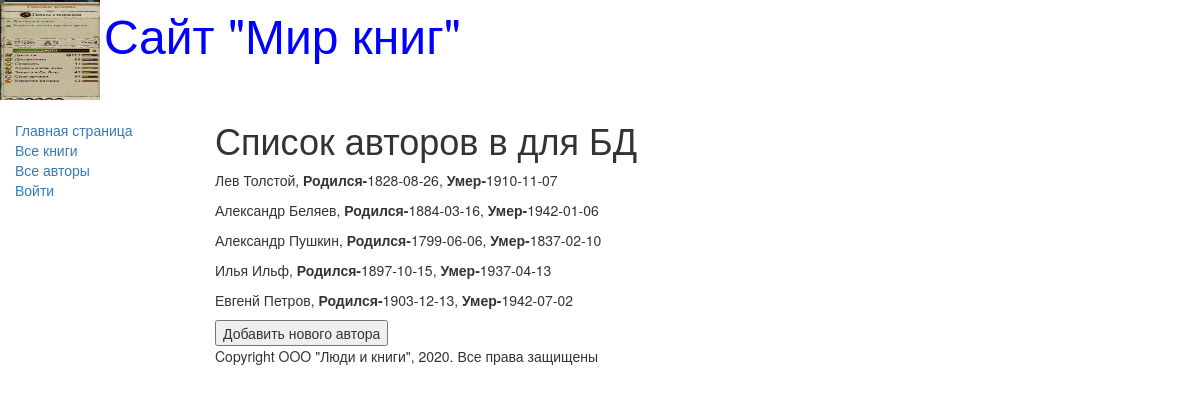
The app's page /catalog/authors/, older data.
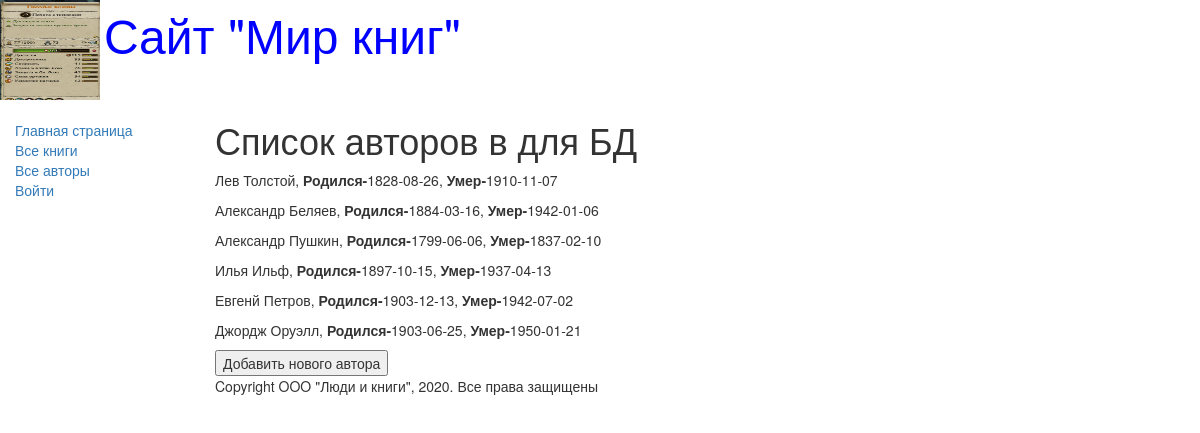
The same page, newer data.
### catalog/models.py (models this page shows, shortened)
class Author(models.Model):
    first_name = models.CharField(max_length=100,
                                  help_text="Введите имя автора",
                                  verbose_name="Имя автора")
    last_name = models.CharField(max_length=100,
                                 help_text="Введите фамилию автора",
                                 verbose_name="Фамилия автора")
    data_of_birth = models.DateField(help_text="Введите дату рождения",
                                     verbose_name='Дату рождения',
                                     null=True, blank=True)
    data_of_death = models.DateField(help_text='Введите дату смерти',
                                     verbose_name='Дата смерти',
                                     null=True, blank=True)

### catalog/views.py (the view)
# urls.py: path('authors/', AuthorListView.as_view(), name='authors'),
class AuthorListView(APIView):
    renderer_classes = [TemplateHTMLRenderer]
    template_name = 'author_list.html'
    def get(self, request: None) -> Response:
        author_list = Author.objects.all()
        return Response({'author_list': AuthorListSerializer(author_list, many=True).data})

### catalog/templates/author_list.html (shortened to what this page needs)
{% extends "base_generic.html" %}
{% block content %}
    <h1>Список авторов в для БД</h1>
    {% if author_list %}
      {% for author in author_list %}
          <p>{{ author.first_name }}  {{ author.last_name }},
                <strong>Родился-</strong>{{ author.data_of_birth }},
                <strong>Умер-</strong>{{ author.data_of_death }}</p>
      {% endfor %}
    {% else %}
      <p>В базе данных нет авторов</p>
    {% endif %}
<form method="get" action="{% url 'catalog:author_add' %}">
    <button type="submit">Добавить нового автора</button>
</form>
{% endblock %}

### catalog/templates/base_generic.html (shortened to what this page needs)
<!DOCTYPE html>
<html lang="en">
<head>
    <link rel="stylesheet"
          href="https://maxcdn.bootstrapcdn.com/bootstrap/3.3.7/css/bootstrap.min.css">
    {% load static %}
    <link rel="stylesheet" href="{% static 'css/styles.css' %}">
    {% block head %}
        <img src="{% static 'images/logotip.jpg' %}" style="width:100px; height:100px;" align="absmiddle">
        <font size=7, color="blue">Сайт "Мир книг"</font>
    {% endblock %}
</head>
<body>
    <div class="container-fluid">
        <div class="row">
            <div class="col-sm-2">
            {% block sidebar %}
            <ul class="sidebar-nav">
                <li><a href="{% url 'catalog:index' %}">Главная страница</a></li>
                <li><a href="{% url 'catalog:books' %}">Все книги</a></li>
                <li><a href="{% url 'catalog:authors' %}">Все авторы</a></li>
                {% if user.is_authenticated %}
                    <li>Привет, {{ user.username }}!</li>
                    <li>
                        <form method="post" action="{% url 'catalog:logout' %}">
                            {% csrf_token %}
                            <button type="submit" class="btn btn-link">Выйти</button>
                        </form>
                    </li>
                {% else %}
                    <li><a href="{% url 'catalog:login' %}">Войти</a></li>
                {% endif %}
            </ul>
            {% endblock %}
            </div>
            <div class="col-sm-10">
            {% block content %} {% endblock %}
            {% block footer %}
                {% block copyright %}
                <p>Copyright OOO "Люди и книги", 2020. Все права защищены</p>
                {% endblock %}
            {% endblock %}
            </div>
        </div>
    </div>
</body>
</html>

### catalog/static/CSS/styles.css (style rules this page uses)
.sidebar-nav { margin-top: 20px; padding: 0; list-style: none; }

Row changes from the older to the newer data that the page shows:
added Author: first_name "Джордж", last_name "Оруэлл"
Text that changed along with them:
new list line: ", Родился- 1903-06-25 , Умер- 1950-01-21"
